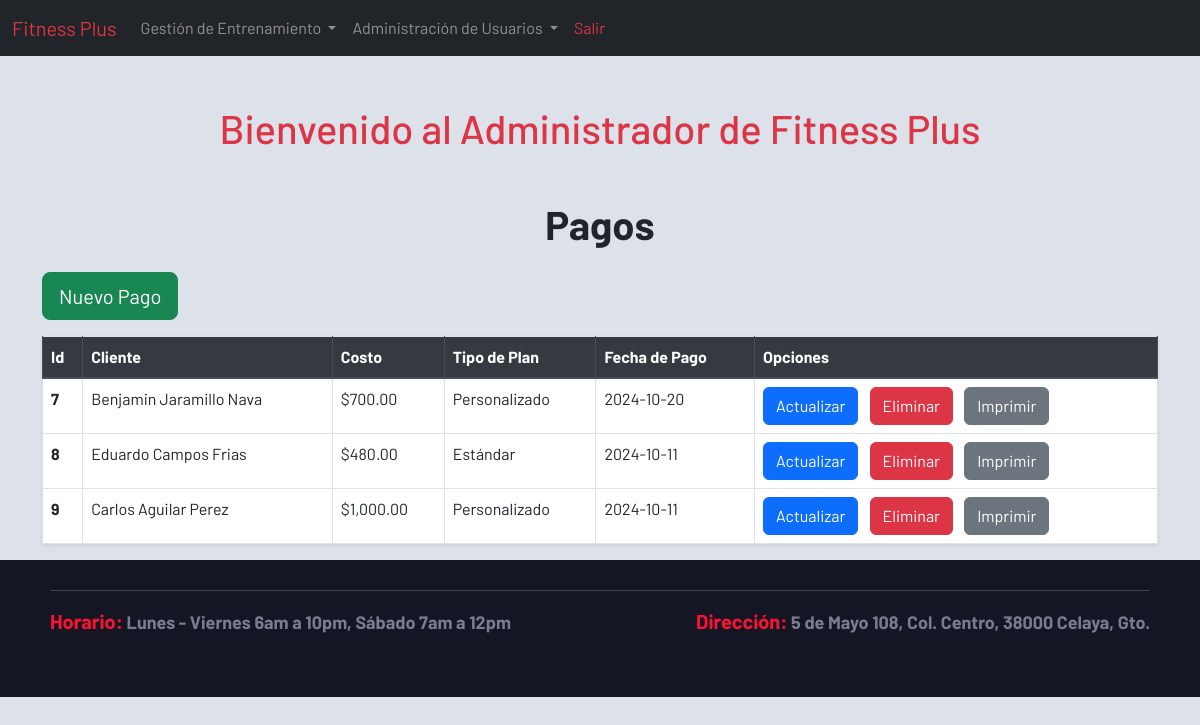
Screenshot of /admin/pagos.php (signed in) with the database file from the repository.
### tables this page shows
CREATE TABLE `pagos` (
  `id_pago` int(11) NOT NULL,
  `id_cliente` int(11) DEFAULT NULL,
  `costo` decimal(10,2) DEFAULT NULL,
  `tipo_plan` enum('estándar','personalizado') DEFAULT NULL,
  `fecha_pago` date NOT NULL
);

### sistema.class.php (called while the page is built, shortened)
<?php
class Sistema
{
    function conexion()
    {
        try {
            $this->con = new PDO(SGBD . ':host=' . DBHOST . ';dbname=' . DBNAME . ';port=' . DBPORT, DBUSER, DBPASS);
        } catch (PDOException $e) {
            die("Error de conexión: " . $e->getMessage());
        }
    }
}
?>

### admin/pagos.class.php (called while the page is built, shortened)
<?php
require_once('../sistema.class.php');
class Pagos extends Sistema
{
    function readAll($correo = null)
    {
        if ($correo) {
            $query = "SELECT pa.*, CONCAT(c.nombre, ' ', c.apellido) AS cliente_completo, pa.tipo_plan, pa.costo
                  FROM pagos pa
                  INNER JOIN clientes c ON pa.id_cliente = c.id_cliente
                  WHERE c.email = :correo;";
            $sql = $this->con->prepare($query);
            $sql->bindParam(':correo', $correo, PDO::PARAM_STR);
        } else {
            $query = "SELECT pa.*, CONCAT(c.nombre, ' ', c.apellido) AS cliente_completo, pa.tipo_plan, pa.costo
                  FROM pagos pa
                  INNER JOIN clientes c ON pa.id_cliente = c.id_cliente;";
            $sql = $this->con->prepare($query);
        }
        $sql->execute();
        return $sql->fetchAll(PDO::FETCH_ASSOC);
    }
}

### admin/views/pagos/index.php (the view, shortened to what this page needs)
<?php require('views/header/header_administrador.php'); ?>
<div class="container mt-5">
    <h1 class="text-center mb-4"style="font-weight: bold;">Pagos</h1>
    <div class="mb-3">
        <a href="pagos.php?accion=crear" class="btn btn-success btn-lg">Nuevo Pago</a>
    </div>
    <table class="table table-hover table-bordered shadow-sm">
        <thead class="thead-dark">
            <tr>
                <th scope="col">Id</th>
                <th scope="col">Cliente</th>
                <th scope="col">Costo</th>
                <th scope="col">Tipo de Plan</th>
                <th scope="col">Fecha de Pago</th>
                <th scope="col">Opciones</th>
            </tr>
        </thead>
        <tbody>
            <?php foreach ($pagos as $pago): ?>
            <tr>
                <th scope="row"><?php echo $pago['id_pago']; ?></th>
                <td><?php echo $pago['cliente_completo']; ?></td>
                <td><?php echo '$'.number_format($pago['costo'], 2); ?></td>
                <td><?php echo ucfirst($pago['tipo_plan']); ?></td>
                <td><?php echo $pago['fecha_pago']; ?></td>
                <td>
                    <a href="pagos.php?accion=actualizar&id=<?php echo $pago['id_pago']; ?>" class="btn btn-primary">Actualizar</a>
                    <a href="pagos.php?accion=eliminar&id=<?php echo $pago['id_pago']; ?>" class="btn btn-danger ml-2">Eliminar</a>
                    <a href="pagos.php?accion=imprimir&id=<?php echo $pago['id_pago']; ?>" class="btn btn-secondary ml-2">Imprimir</a>
                </td>
            </tr>
            <?php endforeach; ?>
        </tbody>
    </table>
</div>
<?php require('views/footer.php'); ?>

### css/estilo.css (style rules this page uses)
* { margin: 0; padding: 0; box-sizing: border-box; font-family: 'Barlow'; }
html { scroll-behavior: smooth; }
body { background-color: #dde1e9; }

### rows the page displays
pagos: id_pago "7", cliente_completo "Benjamin Jaramillo Nava", costo "700.00", tipo_plan "Personalizado", fecha_pago "2024-10-20"
pagos: id_pago "8", cliente_completo "Eduardo Campos Frias", costo "480.00", tipo_plan "Estándar", fecha_pago "2024-10-11"
pagos: id_pago "9", cliente_completo "Carlos Aguilar Perez", costo "1,000.00", tipo_plan "Personalizado", fecha_pago "2024-10-11"
